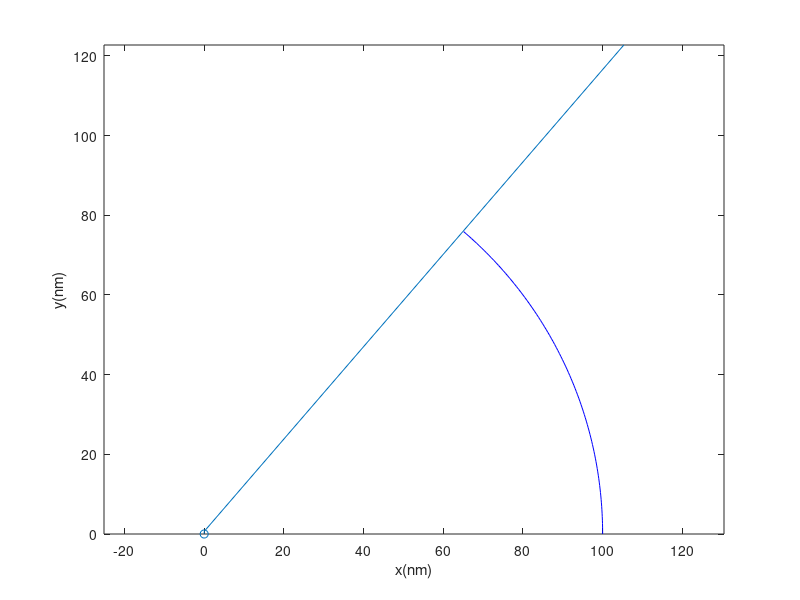

Write MATLAB code to recreate this figure. (Note: this script raises an error after producing the figure.)
% 给定刀具波纹度拟合曲线和已加工曲面拟合曲线，给定残高，求各个刀位点的切宽
% 方案：先求切宽和残高的定量关系；然后考虑如何移动各个刀位点，微调来获得所要求的残高
if true
    close all;
    clear; clc;
    addpath(genpath('funcs'));
    
    % global variables
    % global textFontSize textFontType unit fitMethod paramMethod;
    workspaceDir = 'workspace/20221020-tooltip';
    fitMethod = 'Levenberg-Marquardt';
    paramMethod = 'centripetal';
    unit = '\mum';
    textFontSize = 12;
    textFontType = 'Times New Roman';
end

%% simulation initialization
debug = 2;
switch debug
    case 2 % 2D tool profile simulation
        cx0 = 0*1000; % unit: mu m
        cy0 = 0*1000; % unit: mu m
        r0 = 0.1*1000; % unit: mu m
        openAng = pi/3; % unit: rad
        noise = r0*5e-3; % mid-frequency error
        theta = linspace(0,openAng,200);
        r = r0*(1 - noise + 2*noise*rand(1,length(theta)));
        toolOri(1,:) = r.*cos(theta) + cx0;
        toolOri(2,:) = r.*sin(theta) + cy0;
        toolOri(3,:) = zeros(1,length(theta));
        rmse0 = sqrt(...
                    sum(...
                        ((toolOri(1,:) - cx0).^2 + (toolOri(2,:) - cy0).^2 - r0^2).^2) ...
                /length(theta));
        clear theta r;
    case 3 % 3D tool profile simulation
        cx0 = 1*1000; % unit:mu m
        cy0 = 2*1000; % unit:mu m
        cz0 = 3*1000; % unit:mu m
        r0 = 0.1*1000; % unit:mu m
        openAng = pi/3; % unit: rad
        edgePV = 200; % low-frequency error
        k = -edgePV/openAng;
        noise = r0*5e-3; % mid-frequency error
        zNoise = r0*0.05; % data pre-processing error
        theta = linspace(0,openAng,300);
        r = r0 + edgePV/2 + k*theta + (noise*rand(1,length(theta)) - 0.5*noise);
        toolOri(1,:) = cx0 + r.*cos(theta);
        toolOri(2,:) = cy0 + r.*sin(theta);
        toolOri(3,:) = cz0 + (zNoise*rand(1,length(theta)) - 0.5*zNoise);
        rmse0 = sqrt( ...
            sum((toolOri - ndgrid([cx0;cy0;cz0],1:length(theta)).^2),2) ...
            /length(theta));
        clear theta r;
    otherwise
        toolInput = inputdlg({'Tool fitting method','Tool parameterization method', ...
            'Unit','Font type in figure','Font size in figure'}, ...
            'Tool Processing Input', ...
            [1 20; 1 20; 1 20; 1 20; 1 20], ...
            {'Levenberg-Marquardt','centripetal','\mu m','Times New Roman','14'}, ...
            'WindowStyle');
        fitMethod = toolInput{1};
        paramMethod = toolInput{2};
        unit = toolInput{3};
        textFontType = toolInput{4};
        textFontSize = str2double(toolInput{5});
        % tool measurement file loading
        [fileName,dirName] = uigetfile({ ...
            '*.mat','MAT-files(*.mat)'; ...
            '*.txt','text-files(*.txt)'; ...
            '*.*','all files(*.*)'...
            }, ...
            'Select one tool tip measurement data', ...
            'Tool\', ...
            'MultiSelect','off');
        pathName = fullfile(dirName,fileName);
        dataOri = load(pathName); % load from file, n*2 matrix
        % data pre-processing
        toolOri = dataOri;
end

% dim = size(toolOri,1);
f1 = figure('Name','original xy scatters of the tool');
plot(toolOri(:,1),toolOri(:,2));
hold on;

theta1 = atan2(toolOri(1,2),toolOri(1,1));
theta2 = atan2(toolOri(end,2),toolOri(end,1));
theta = transpose(linspace(theta1,theta2,100));
plot(cx0 + r0*cos(theta),cy0 + r0*sin(theta),'blue');
scatter(cx0,cy0,'blue');
axis equal;
xlabel('x(nm)');
ylabel('y(nm)');
clear theta theta1 theta2;

%% 由(x,y)图获得刃口圆心半径以及波纹度函数
[~,radius,includedAngle,toolFit,rmseLsc] = toolFit2D(toolOri,'Levenberg-Marquardt');

% plot the fitting results
f2 = figure('Name','Tool Sharpness Fitting Result');
xLim = 1.1*max(toolFit(1,:));
quiver(-xLim,0,2*xLim,0,'AutoScale','off','Color',[0,0,0],'MaxHeadSize',0.1); % X axis
hold on;
text(0.9*xLim,-.05*radius,'x');
quiver(0,-0.2*radius,0,1.3*radius,'AutoScale','off','Color',[0,0,0],'MaxHeadSize',0.1); % Y axis
text(0.05*xLim,1.05*radius,'y');
plot(toolFit(1,:),toolFit(2,:),'Color',[0,0.45,0.74],'LineWidth',0.75); % tool edge scatters
theta = (pi/2 - includedAngle/2):0.01:(pi/2 + includedAngle/2);
xtmp = radius*cos(theta);
ytmp = radius*sin(theta);
plot(xtmp,ytmp,'Color',[0.85,0.33,0.10],'LineWidth',1,'LineStyle','--'); % tool edge circle
scatter(0,0,'MarkerFaceColor',[0.85,0.33,0.10],'MarkerEdgeColor',[0.85,0.33,0.10]); % tool edge center
quiver(0,0,0,0.5*radius,'AutoScale','off','Color',[0.93,0.69,0.13], ...
    'LineWidth',2.5,'MaxHeadSize',0.3); % tool edge normal
line([0,xtmp(1)],[0,ytmp(1)],'LineStyle','--','Color',[0.85,0.33,0.10]);
line([0,xtmp(end)],[0,ytmp(end)],'LineStyle','--','Color',[0.85,0.33,0.10]);
% xlim([-1.1*xLim,1.1*xLim]);
axis equal;
% set(gca,'TickLabelInterpreter','tex');
set(gca,'FontSize',textFontSize,'FontName',textFontType);
xlabel(['x(',unit,')']);
ylabel(['y(',unit,')']);
title('Tool fitting result');
legend('','','tool edge','tool fitting arc','tool center', ...
    'tool normal vector','Location','northeast');
clear xtmp ytmp theta; % 删除画图的临时变量

%% 分离轮廓误差和波纹度误差
% 直角坐标系转极坐标系
toolTheta = atan2(toolFit(:,2),toolFit(:,1));
toolR = vecnorm(toolFit,2,2);

%% 车刀轮廓插值
k = 3; % degree of the B-spline
u = 0:0.0002:1;
nPts = length(u);

toolFit = [zeros(1,nCPts);toolFit];
% B-spline interpolate in the polar coordinate
[toolEdgePt,toolBform] = bsplinePts_spapi(toolFit,k,u, ...
    'paramMethod',paramMethod,'cptsType','Cartesian'); 
toolCpts = toolBform.coefs;

% [toolCpts,U] = bSplineCpts(toolFit,3,'chord'); 
% u = 0:0.002:1;
% n = length(toolCpts);
% toolPt = zeros(length(u),2);
% for i = 1:length(u)
%     toolPt(i,:) = bSplinePt(toolCpts,3,u(i),U);
% end

% plot the interpolation results
figure('Name','Tool Interpolation Results');
plot(toolFit(2,:),toolFit(3,:),'--.', ...
    'MarkerSize',8,'Color',[0,0.447,0.741]); hold on;
plot(toolCpts(2,:),toolCpts(3,:),'x','Color',[0.32,0.55,0.19],'MarkerSize',5);
plot(toolEdgePt(2,:),toolEdgePt(3,:),'Color',[0.635,0.078,0.184]);
axis equal
set(gca,'FontSize',textFontSize,'FontName',textFontType);
xlabel(['y(',unit,')']);
ylabel(['z(',unit,')']);
title('Tool interpolation results')
legend('Measured Pts','Control Pts','Fitting Pts','Location','best');

%% save the tool interpolation results
center = [0;0;0];
toolEdgeNorm = [0;0;1];
cutDirect = [1;0;0];
toolDirect = [0;1;0];
[toolFileName,toolDirName,toolFileType] = uiputfile({ ...
        '*.mat','MAT-file(*.mat)'; ...
        '*.txt','text-file(.txt)';...
        '*.*','all file(*.*)';...
        }, ...
        'Select the directory and filename to save the tool model', ...
        fullfile(workspaceDir,['toolTheo',datestr(now,'yyyymmddTHHMMSS'),'.mat']));
toolFile = fullfile(toolDirName,toolFileName);
switch toolFileType
    case 0 % no saving files
        msgfig = msgbox("No tool model saved","Warning","warn","modal");
        uiwait(msgfig);
    case 1 % *.mat
        Comments = cell2mat(inputdlg( ...
            'Enter Comment of the tool model:', ...
            'Saving Comments', ...
            [5 60], ...
            string(datestr(now))));
        save(toolFile,"Comments","unit","fitMethod","paramMethod", ... % comments and notes
            "center","radius","openAngle", ... % tool fitting results
            "toolEdgeNorm","toolDirect","cutDirect","toolBform", ... % tool interpolation results
            "toolEdgePt","toolFit"); % auxiliary data
        % toolEdgePt, toolCpts, toolFit are useless in the following process at present
    otherwise
        msgfig = msgbox("File type error","Error","error","modal");
        uiwait(msgfig);
end

%% 相邻刀位点的残高
% x1 = [0,0,0]; vec1 = [0,1];
% x2 = [r0,r0/30,0]; vec2 = [cosd(90+8),sind(90+8)];
% R = rotz(5,'deg'); % rotation matrix about z axis
% tool1 = toolPt + x1;
% tool2 = toolPt*transpose(R) + x2;
% 
% [res,interPt] = residualHigh(x1(:,1:2),vec1,tool1(:,1:2),x2(:,1:2),vec2,tool2(:,1:2));
% 
% figure('Name','Residual of the adjacent tool');
% plot(tool1(:,1),tool1(:,2),'Color',[0,0.45,0.74]); hold on;
% plot(tool2(:,1),tool2(:,2),'Color',[0.85,0.33,0.10]);
% plot(interPt(1),interPt(2),'*','Color',[0.49,0.18,0.56]);
% plot(x1(1),x1(2),'o','Color',[0,0.45,0.74],'MarkerFaceColor',[0,0.45,0.74]);
% line([x1(1),x1(1)+radius*vec1(1)],[x1(2),x1(2)+radius*vec1(2)],'LineWidth',2,'Color',[0,0.45,0.74]);
% plot(x2(1),x2(2),'o','Color',[0.85,0.33,0.10],'MarkerFaceColor',[0.85,0.33,0.10]);
% line([x2(1),x2(1)+radius*vec2(1)],[x2(2),x2(2)+radius*vec2(2)],'LineWidth',2,'Color',[0.85,0.33,0.10]);
% axis equal

%%
% rmpath(genpath('funcs'));
